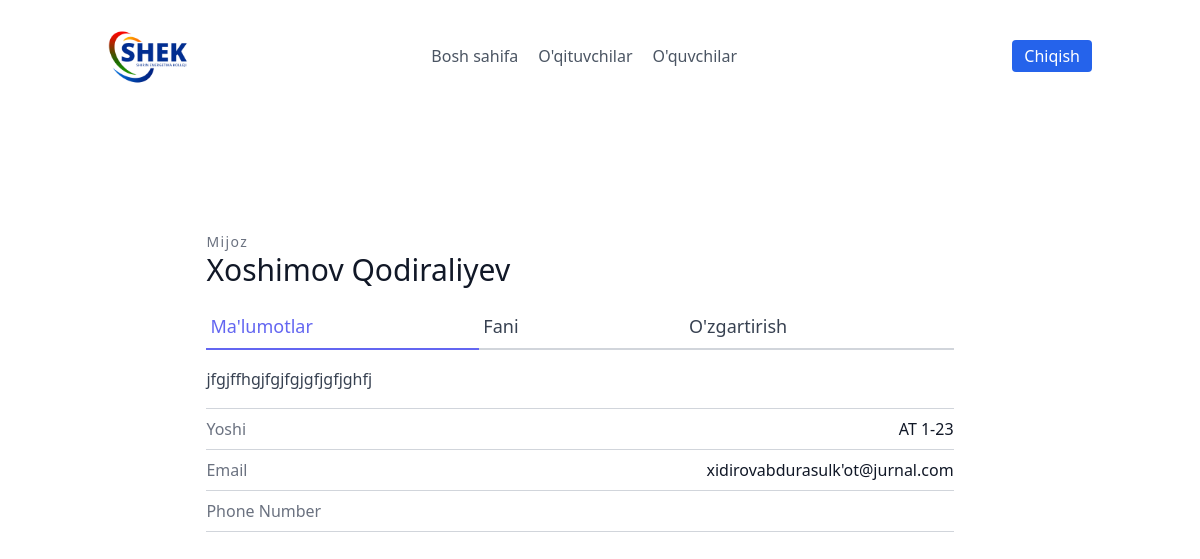
/leads/5/ (signed in), run on the app's committed database.
### leads/models.py (models this page shows, shortened)
class Lead(models.Model):
    ismi = models.CharField(max_length=20)
    familiyasi = models.CharField(max_length=20)
    yoshi = models.CharField(max_length=20)
    organisation = models.ForeignKey(UserProfile, on_delete=models.CASCADE)
    agent = models.ForeignKey("Agent", null=True, blank=True, on_delete=models.SET_NULL)
    category = models.ForeignKey("Category", related_name='leads', null=True,  blank=True, on_delete=models.SET_NULL)
    izoh = models.TextField()
    sana = models.DateTimeField(auto_now_add=True)
    email = models.EmailField()

### leads/views.py (the view)
# urls.py: path('<int:pk>/', LeadDetailView.as_view(), name="detallar"),
class LeadDetailView(OrganiserAndLoginRequiredMixin, DetailView):
    template_name = "leads/leads_detail.html"
    queryset = Lead.objects.all()
    context_object_name = "lead"

### agents/mixins.py (called while the page is built)
    def dispatch(self, request, *args, **kwargs):
        if not request.user.is_authenticated or not request.user.is_organisor:
            return redirect("login")
        return super().dispatch(request, *args, **kwargs)

### leads/templates/leads/leads_detail.html (shortened to what this page needs)
{% extends "base.html" %}
{% block content %}
<section class="text-gray-700 body-font overflow-hidden">
    <div class="container px-5 py-24 mx-auto">
      <div class="lg:w-4/5 mx-auto flex flex-wrap">
        <div class="w-full lg:pr-10 lg:py-6 mb-6 lg:mb-0">
            <h2 class="text-sm title-font text-gray-500 tracking-widest">Mijoz</h2>
            <h1 class="text-gray-900 text-3xl title-font font-medium mb-4">{{ lead.ismi }} {{ lead.familiyasi }}</h1>
            <div class="flex mb-4">
                <a href="{% url 'leads:detallar' lead.pk %}" class="flex-grow text-indigo-500 border-b-2 border-indigo-500 py-2 text-lg px-1">
                    Ma'lumotlar
                </a>
                <a href="{% url 'leads:lead-category-update' lead.pk %}" class="flex-grow border-b-2 border-gray-300 py-2 text-lg px-1">
                    Fani
                </a>
                <a href="{% url 'leads:update' lead.pk %}" class="flex-grow border-b-2 border-gray-300 py-2 text-lg px-1">
                    O'zgartirish
                </a>
            </div>
            <p class="leading-relaxed mb-4">{{ lead.izoh }}</p>
            <div class="flex border-t border-gray-300 py-2">
                <span class="text-gray-500">Yoshi</span>
                <span class="ml-auto text-gray-900">{{ lead.yoshi }}</span>
            </div>
            <div class="flex border-t border-gray-300 py-2">
                <span class="text-gray-500">Email</span>
                <span class="ml-auto text-gray-900">{{ lead.email }}</span>
            </div>
            <div class="flex border-t border-b mb-6 border-gray-300 py-2">
                <span class="text-gray-500">Phone Number</span>
            </div>
        </div>
      </div>
    </div>
  </section>
{% endblock content %}

### data on the page
Lead: ismi "Xoshimov", familiyasi "Qodiraliyev", izoh "jfgjffhgjfgjfgjgfjgfjghfj", yoshi "AT 1-23", email "xidirovabdurasulk'ot@jurnal.com"
